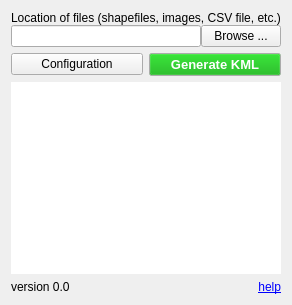
      <widget class="QWidget" name="tab">
       <property name="sizePolicy">
        <sizepolicy hsizetype="Preferred" vsizetype="Minimum">
         <horstretch>0</horstretch>
         <verstretch>0</verstretch>
        </sizepolicy>
       </property>
       <attribute name="title">
        <string>Insert Attributes and Generate KML</string>
       </attribute>
       <layout class="QVBoxLayout" name="verticalLayout">
        <item>
         <layout class="QVBoxLayout" name="verticalLayout_9">
          <property name="spacing">
           <number>0</number>
          </property>
          <item>
           <widget class="QLabel" name="label_2">
            <property name="sizePolicy">
             <sizepolicy hsizetype="Preferred" vsizetype="Fixed">
              <horstretch>0</horstretch>
              <verstretch>0</verstretch>
             </sizepolicy>
            </property>
            <property name="text">
             <string>Location of files (shapefiles, images, CSV file, etc.)</string>
            </property>
            <property name="alignment">
             <set>Qt::AlignBottom|Qt::AlignLeading|Qt::AlignLeft</set>
            </property>
           </widget>
          </item>
          <item>
           <layout class="QHBoxLayout" name="horizontalLayout_2">
            <item>
             <widget class="QLineEdit" name="inputDir">
              <property name="palette">
               <palette>
                <active>
                 <colorrole role="Text">
                  <brush brushstyle="SolidPattern">
                   <color alpha="255">
                    <red>62</red>
                    <green>62</green>
                    <blue>62</blue>
                   </color>
                  </brush>
                 </colorrole>
                </active>
                <inactive>
                 <colorrole role="Text">
                  <brush brushstyle="SolidPattern">
                   <color alpha="255">
                    <red>62</red>
                    <green>62</green>
                    <blue>62</blue>
                   </color>
                  </brush>
                 </colorrole>
                </inactive>
                <disabled>
                 <colorrole role="Text">
                  <brush brushstyle="SolidPattern">
                   <color alpha="255">
                    <red>120</red>
                    <green>120</green>
                    <blue>120</blue>
                   </color>
                  </brush>
                 </colorrole>
                </disabled>
               </palette>
              </property>
              <property name="text">
               <string/>
              </property>
              <property name="dragEnabled">
               <bool>true</bool>
              </property>
              <property name="readOnly">
               <bool>false</bool>
              </property>
             </widget>
            </item>
            <item>
             <widget class="QPushButton" name="BtInputDir">
              <property name="text">
               <string>Browse ...</string>
              </property>
             </widget>
            </item>
           </layout>
          </item>
         </layout>
        </item>
        <item>
         <layout class="QHBoxLayout" name="horizontalLayout">
          <item>
           <widget class="QPushButton" name="btEditConfig">
            <property name="sizePolicy">
             <sizepolicy hsizetype="Minimum" vsizetype="Fixed">
              <horstretch>0</horstretch>
              <verstretch>0</verstretch>
             </sizepolicy>
            </property>
            <property name="text">
             <string>Configuration</string>
            </property>
           </widget>
          </item>
          <item>
           <widget class="QPushButton" name="btGenerate">
            <property name="palette">
             <palette>
              <active>
               <colorrole role="Button">
                <brush brushstyle="SolidPattern">
                 <color alpha="255">
                  <red>0</red>
                  <green>170</green>
                  <blue>0</blue>
                 </color>
                </brush>
               </colorrole>
               <colorrole role="ButtonText">
                <brush brushstyle="SolidPattern">
                 <color alpha="255">
                  <red>255</red>
                  <green>255</green>
                  <blue>255</blue>
                 </color>
                </brush>
               </colorrole>
              </active>
              <inactive>
               <colorrole role="Button">
                <brush brushstyle="SolidPattern">
                 <color alpha="255">
                  <red>0</red>
                  <green>170</green>
                  <blue>0</blue>
                 </color>
                </brush>
               </colorrole>
               <colorrole role="ButtonText">
                <brush brushstyle="SolidPattern">
                 <color alpha="255">
                  <red>255</red>
                  <green>255</green>
                  <blue>255</blue>
                 </color>
                </brush>
               </colorrole>
              </inactive>
              <disabled>
               <colorrole role="Button">
                <brush brushstyle="SolidPattern">
                 <color alpha="255">
                  <red>0</red>
                  <green>170</green>
                  <blue>0</blue>
                 </color>
                </brush>
               </colorrole>
               <colorrole role="ButtonText">
                <brush brushstyle="SolidPattern">
                 <color alpha="255">
                  <red>120</red>
                  <green>120</green>
                  <blue>120</blue>
                 </color>
                </brush>
               </colorrole>
              </disabled>
             </palette>
            </property>
            <property name="font">
             <font>
              <pointsize>10</pointsize>
              <weight>75</weight>
              <bold>true</bold>
             </font>
            </property>
            <property name="text">
             <string>Generate KML</string>
            </property>
           </widget>
          </item>
         </layout>
        </item>
        <item>
         <widget class="QListWidget" name="list_checks">
          <property name="autoFillBackground">
           <bool>false</bool>
          </property>
          <property name="frameShape">
           <enum>QFrame::NoFrame</enum>
          </property>
          <property name="frameShadow">
           <enum>QFrame::Plain</enum>
          </property>
          <property name="lineWidth">
           <number>0</number>
          </property>
          <property name="editTriggers">
           <set>QAbstractItemView::NoEditTriggers</set>
          </property>
          <property name="selectionMode">
           <enum>QAbstractItemView::ContiguousSelection</enum>
          </property>
          <property name="selectionBehavior">
           <enum>QAbstractItemView::SelectItems</enum>
          </property>
          <property name="isWrapping" stdset="0">
           <bool>false</bool>
          </property>
          <property name="spacing">
           <number>2</number>
          </property>
          <property name="wordWrap">
           <bool>true</bool>
          </property>
          <property name="selectionRectVisible">
           <bool>false</bool>
          </property>
         </widget>
        </item>
        <item>
         <layout class="QHBoxLayout" name="horizontalLayout_4">
          <item>
           <widget class="QLabel" name="label_version">
            <property name="text">
             <string>version 0.0</string>
            </property>
            <property name="alignment">
             <set>Qt::AlignLeading|Qt::AlignLeft|Qt::AlignVCenter</set>
            </property>
           </widget>
          </item>
          <item>
           <widget class="QLabel" name="link_doc">
            <property name="sizePolicy">
             <sizepolicy hsizetype="Preferred" vsizetype="Fixed">
              <horstretch>0</horstretch>
              <verstretch>0</verstretch>
             </sizepolicy>
            </property>
            <property name="text">
             <string>&lt;a href='https://docs.google.com/document/d/1WnJG9b0KiuwV27_ZnRKpjO5SmCvAOHDk8aEdjqcmIEQ/edit?usp=sharing'&gt;help&lt;/a&gt;</string>
            </property>
            <property name="textFormat">
             <enum>Qt::AutoText</enum>
            </property>
            <property name="alignment">
             <set>Qt::AlignRight|Qt::AlignTrailing|Qt::AlignVCenter</set>
            </property>
            <property name="openExternalLinks">
             <bool>true</bool>
            </property>
           </widget>
          </item>
         </layout>
        </item>
       </layout>
      </widget>
